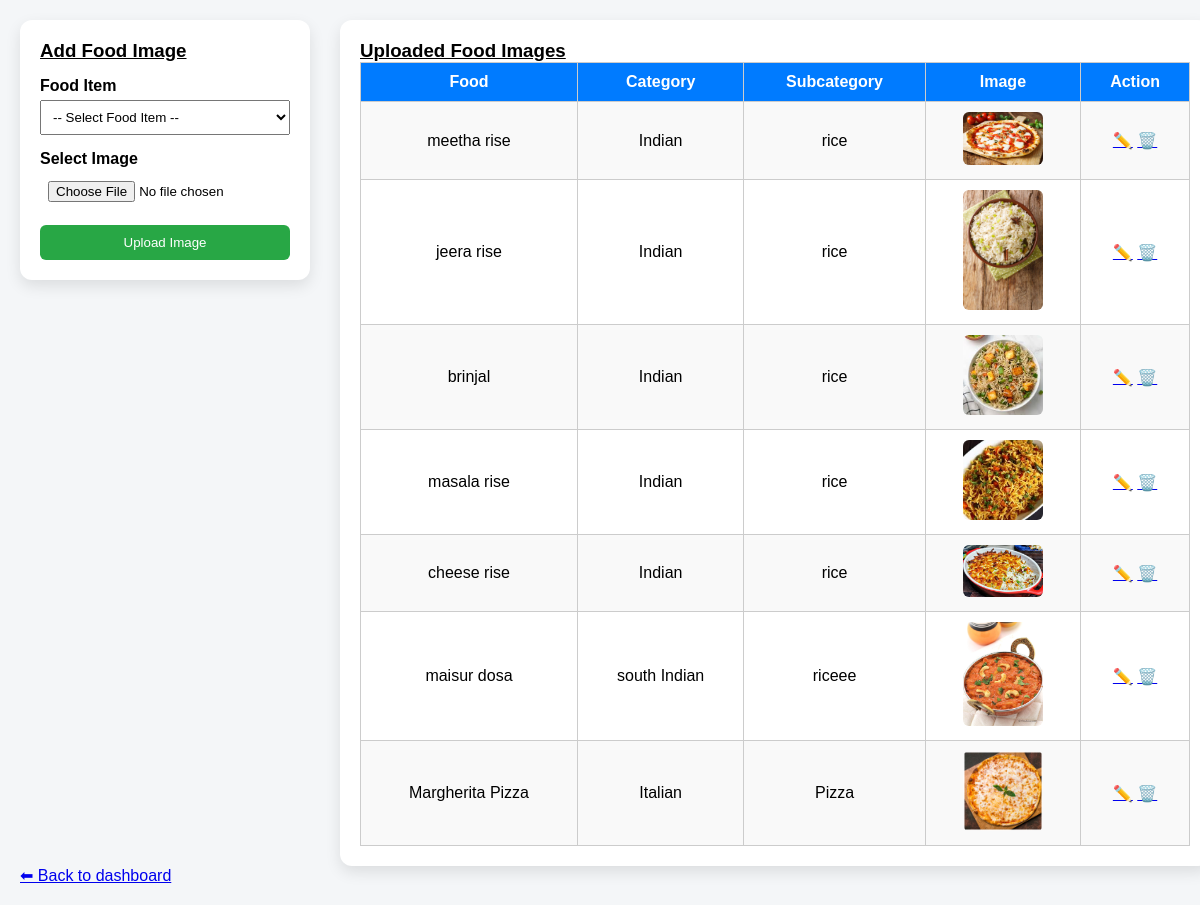
The app's page /dashboard/add_foodimage/ with its own data.
### adminpanel/models.py (models this page shows, shortened)
class FoodItemImage(models.Model):
    img_url = models.ImageField(upload_to='food/')
    uploaded_date = models.DateTimeField(auto_now_add=True)
    food_item = models.ForeignKey(
        FoodItem,
        on_delete=models.CASCADE,
        related_name='images'   # 🔥 VERY IMPORTANT
    )

class FoodItem(models.Model):
    name = models.CharField(max_length=100)
    price = models.FloatField()
    is_available = models.BooleanField(default=True)
    calories = models.IntegerField()
    sub_cat = models.ForeignKey(FoodItemSubCategory, on_delete=models.CASCADE)

class FoodItemSubCategory(models.Model):
    subcategory_name = models.CharField(max_length=100)
    food_item_cat = models.ForeignKey(FoodItemCategory, on_delete=models.CASCADE)

class FoodItemCategory(models.Model):
    category_name = models.CharField(max_length=100)

### adminpanel/views.py (the view, shortened to what this page needs)
# urls.py: path('add_foodimage/', views.add_foodimage, name='add_foodimage'),
def add_foodimage(request):
    images = FoodItemImage.objects.select_related(
        'food_item',
        'food_item__sub_cat',
        'food_item__sub_cat__food_item_cat'
    )
    food_items = FoodItem.objects.all()
    return render(request, 'add/add_foodimage.html', {
        'food_items': food_items,
        'images': images
    })

### templates/add/add_foodimage.html (shortened to what this page needs)
{% load static %}
<!DOCTYPE html>
<html>
<head>
    <link rel="stylesheet" href="{% static 'adminpanel/css/foodimage.css' %}">
</head>
<body>
<div class="container">
    <div class="left">
        <u><h3>Add Food Image</h3></u>
        <form method="post" enctype="multipart/form-data">
            <label>Food Item</label>
            <select name="food_item" required>
                <option value="">-- Select Food Item --</option>
            </select>
            <label>Select Image</label>
            <input type="file" name="img_url" required>
            <button type="submit">Upload Image</button>
        </form>
    </div>
    <div class="right">
        <u><h3>Uploaded Food Images</h3></u>
        <table>
            <tr>
                <th>Food</th>
                <th>Category</th>
                <th>Subcategory</th>
                <th>Image</th>
                <th>Action</th>
            </tr>
            {% for img in images %}
            <tr>
                <td>{{ img.food_item.name }}</td>
                <td>{{ img.food_item.sub_cat.food_item_cat.category_name }}</td>
                <td>{{ img.food_item.sub_cat.subcategory_name }}</td>
                <td>
                    <img src="{{ img.img_url.url }}" width="80">
                </td>
                <td>
                  <a href="{% url 'update_foodimage' img.id %}">✏️</a>
    <a href="{% url 'delete_foodimage_item' img.id %}"
       onclick="return confirm('Delete this image?')">🗑️</a>
                </td>
            </tr>
            {% empty %}
            <tr>
                <td colspan="5">No images uploaded</td>
            </tr>
            {% endfor %}
        </table>
    </div>
</div>
<a href="{% url 'dashboard' %}">⬅ Back to dashboard</a>
</body>
</html>

### static/adminpanel/css/foodimage.css (style rules this page uses)
* { box-sizing:border-box; font-family:Arial; margin:0; padding:0; }
body { background:#f4f6f8; padding:20px; }
.container { display:grid; grid-template-columns: 25% 75%; gap:30px; align-items:start; }
.left { background:#fff; padding:20px; border-radius:12px; box-shadow:0 6px 15px rgba(0,0,0,0.1); align-self:start; }
.left label { display:block; margin-top:15px; font-weight:600; }
.left select, .left input[type="file"] { width:100%; margin-top:5px; padding:8px; }
.left button { margin-top:15px; width:100%; padding:10px; background:#28a745; color:white; border:none; border-radius:6px; }
.right { background:#fff; padding:20px; border-radius:12px; box-shadow:0 6px 15px rgba(0,0,0,0.1); align-self:start; }
.right table { width:100%; border-collapse:collapse; }
.right th, .right td { border:1px solid #ccc; padding:10px; text-align:center; }
.right th { background:#007bff; color:white; }
.right tr:nth-child(even) { background:#f9f9f9; }
img { border-radius:6px; }

### records on screen
FoodItemImage: food_item.name "meetha rise", food_item.sub_cat.food_item_cat.category_name "Indian", food_item.sub_cat.subcategory_name "rice", img_url (picture)
FoodItemImage: food_item.name "jeera rise", food_item.sub_cat.food_item_cat.category_name "Indian", food_item.sub_cat.subcategory_name "rice", img_url (picture)
FoodItemImage: food_item.name "brinjal", food_item.sub_cat.food_item_cat.category_name "Indian", food_item.sub_cat.subcategory_name "rice", img_url (picture)
FoodItemImage: food_item.name "masala rise", food_item.sub_cat.food_item_cat.category_name "Indian", food_item.sub_cat.subcategory_name "rice", img_url (picture)
FoodItemImage: food_item.name "cheese rise", food_item.sub_cat.food_item_cat.category_name "Indian", food_item.sub_cat.subcategory_name "rice", img_url (picture)
FoodItemImage: food_item.name "maisur dosa", food_item.sub_cat.food_item_cat.category_name "south Indian", food_item.sub_cat.subcategory_name "riceee", img_url (picture)
FoodItemImage: food_item.name "Margherita Pizza", food_item.sub_cat.food_item_cat.category_name "Italian", food_item.sub_cat.subcategory_name "Pizza", img_url (picture)
